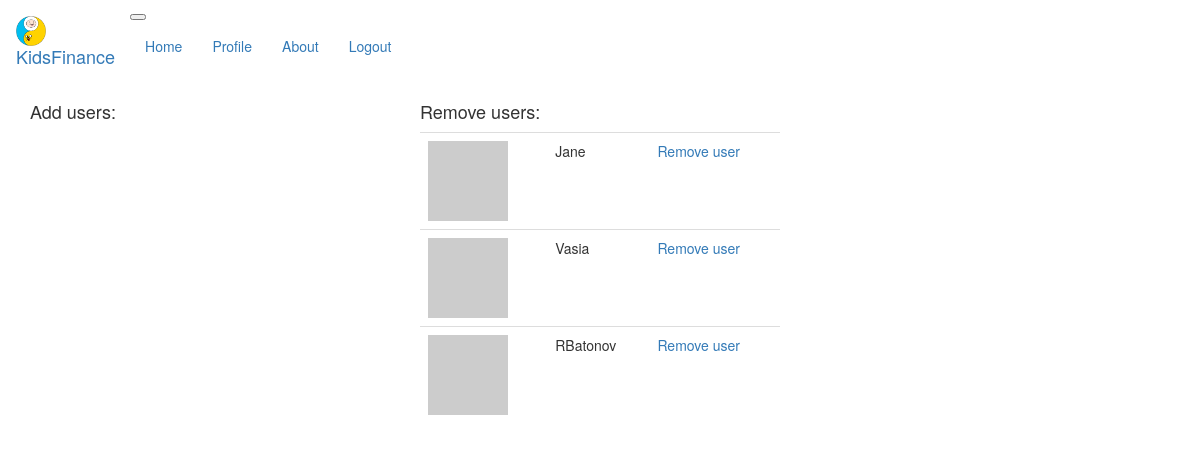
The app's page /expand_group/Orlovs/ (signed in), older data.
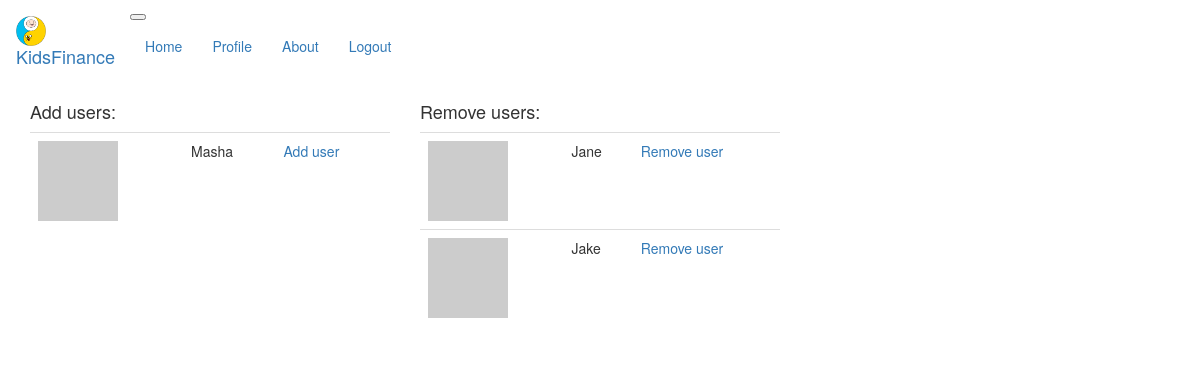
The same page, newer data.
### app/models.py (models this page shows, shortened)
class User(UserMixin, db.Model):
    id = db.Column(db.Integer, primary_key=True)
    username = db.Column(db.String(64), index=True, unique=True)
    email = db.Column(db.String(120), index=True, unique=True)
    password_hash = db.Column(db.String(128))
    tasks = db.relationship('Task', backref='author', lazy='dynamic')
    role_id = db.Column(db.Integer, db.ForeignKey('role.id'))
    about_me = db.Column(db.String(140))
    age = db.Column(db.Integer)
    last_seen = db.Column(db.DateTime, default=datetime.utcnow)
    groups = db.relationship(
        'Group', secondary=users_to_groups,
        backref='members')
    my_groups = db.relationship('Group', backref='owner')
    accounts = db.relationship('Account',  uselist=False, backref='username')
    assigned_tasks = db.relationship(
        'Task', secondary=taskholders,
        backref='holders')
    def avatar(self, size):
        digest = md5(self.email.lower().encode('utf-8')).hexdigest()
        return 'https://www.gravatar.com/avatar/{}?d=identicon&s={}'.format(
            digest, size)

### app/routes.py (the view)
@app.route('/expand_group/<groupname>/')
@login_required
def expand_group(groupname):
    group = Group.query.filter_by(groupname=groupname).first()
    members = group.members
    all_users = User.query.all()
    for member in members:
        all_users.remove(member)
    return render_template('expand_group.html', title='Expand_group', group=group, all_users=all_users, members=members)

### app/models.py (called while the page is built)
@login.user_loader
def load_user(id):
    return User.query.get(int(id))

### app/routes.py (called while the page is built)
@app.before_request
def before_request():
    if current_user.is_authenticated:
        current_user.last_seen = datetime.utcnow()
        db.session.commit()

### app/templates/expand_group.html (shortened to what this page needs)
{% extends "base.html" %}
{% block page_content %}
<div class="row">
    <div class="col-md-4">
      <h4>Add users:</h4>
        <table class="table border">
            {% for user in all_users %}
            <tr>
                <td>
                  <a href="{{ url_for('user', username=user.username) }}">
                  <img src="{{ user.avatar(36) }}"></td>
                <td>
                  {{ user.username }}
                </td>
                <td>
                  <a href="{{ url_for('add_member', username=user.username, groupname=group.groupname) }}">
                  <p>Add user</p>
                  </a>
                </td>
            </tr>
            {% endfor %}
        </table>
    </div>
    <div class="col-md-4">
      <h4>Remove users:</h4>
        <table class="table border">
            {% for user in members %}
            {% if user != current_user %}
            <tr>
                <td>
                  <a href="{{ url_for('user', username=user.username) }}">
                  <img src="{{ user.avatar(36) }}"></td>
                <td>
                  {{ user.username }}
                </td>
                <td>
                  <a href="{{ url_for('remove_member', username=user.username, groupname=group.groupname) }}">
                  <p>Remove user</p>
                  </a>
                </td>
            </tr>
            {% endif %}
            {% endfor %}
        </table>
    </div>
</div>
{% endblock %}

Row changes from the older to the newer data that the page shows:
removed User: username "Vasia", shown under "Remove users:"
removed User: username "RBatonov", shown under "Remove users:"
added User: username "Masha", shown under "Add users:"
added User: username "Jake", shown under "Remove users:"
